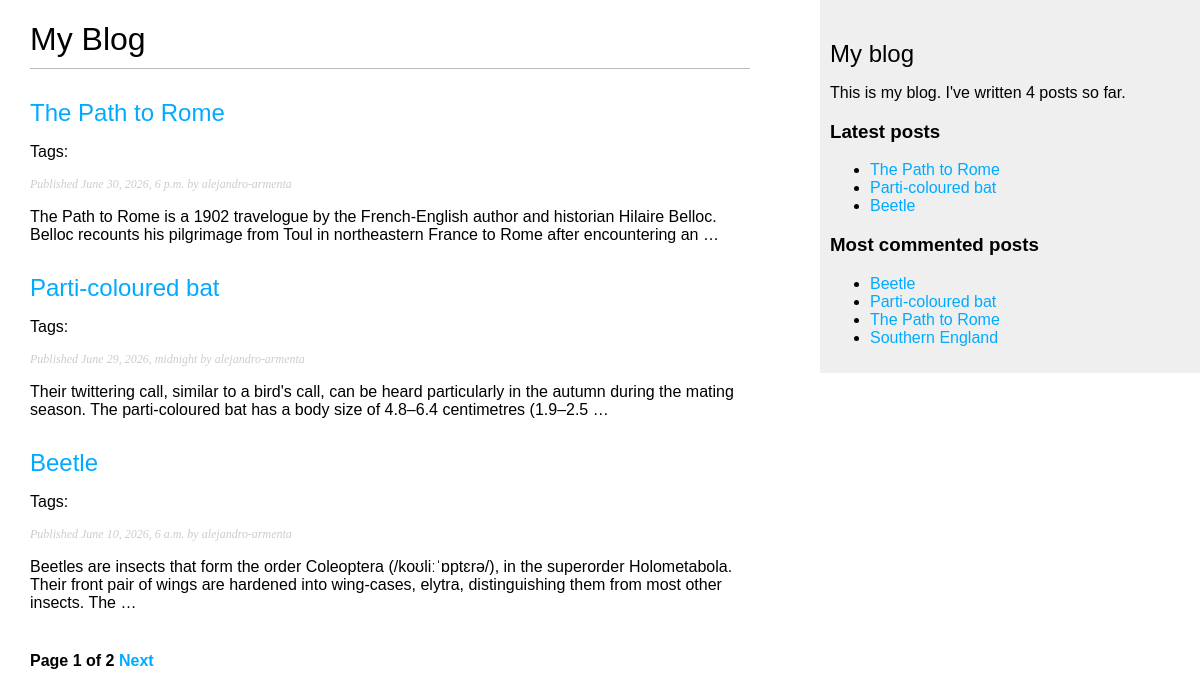
Before: /blog/ with the older database file.
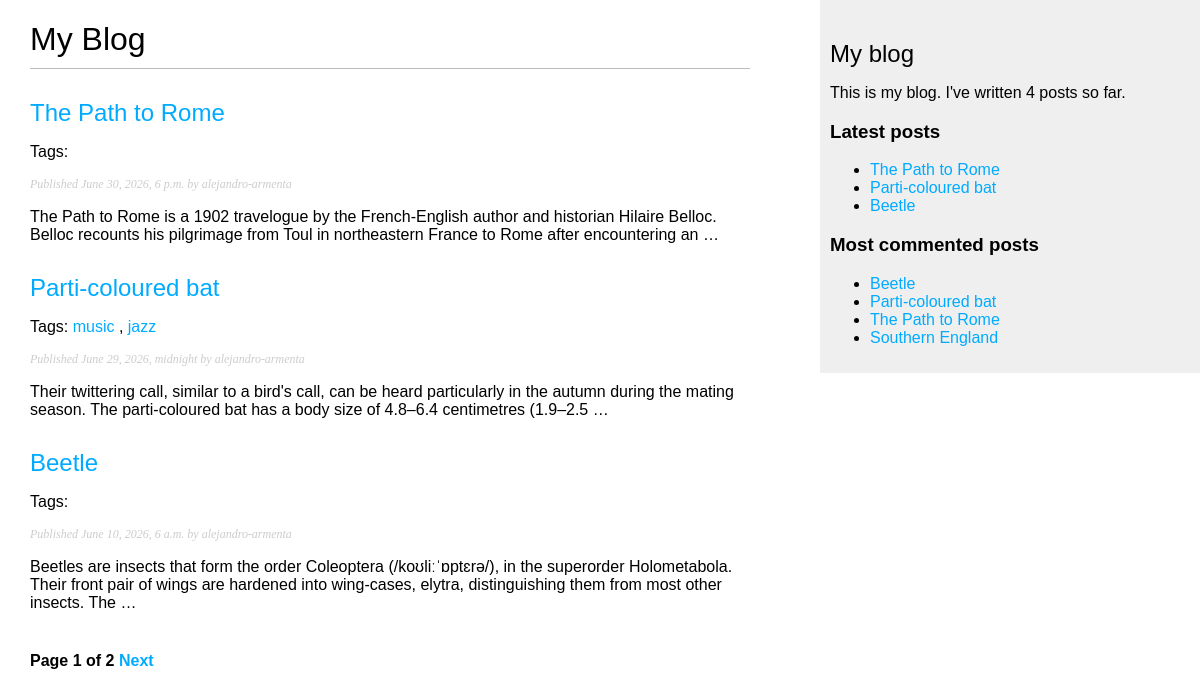
After: the same page with the newer database file.
### blog/models.py (models this page shows, shortened)
class Post(models.Model):
    class Status(models.TextChoices):
        DRAFT = "DF", "Draft"
        PUBLISHED = "PB", "Published"
    title = models.CharField(max_length=250)
    slug = models.SlugField(max_length=250, unique_for_date="publish")
    author = models.ForeignKey(
        settings.AUTH_USER_MODEL, on_delete=models.CASCADE, related_name="blog_posts"
    )
    body = models.TextField()
    publish = models.DateTimeField(default=timezone.now)
    created = models.DateTimeField(auto_now_add=True)
    updated = models.DateTimeField(auto_now=True)
    status = models.CharField(max_length=2, choices=Status, default=Status.DRAFT)
    objects = models.Manager()
    published = PublishedManager()
    tags = TaggableManager()
    class Meta:
        ordering = ["-publish"]
        indexes = [models.Index(fields=["-publish"])]
    def get_absolute_url(self):
        return reverse(
            "blog:post_detail",
            args=[
                self.publish.year,
                self.publish.month,
                self.publish.day,
                self.slug,
            ],
        )

### blog/views.py (the view)
# urls.py: path("", views.post_list, name="post_list"),
def post_list(request, tag_slug=None):
    post_list = Post.published.all()
    tag = None
    if tag_slug:
        tag = get_object_or_404(
            Tag,
            slug=tag_slug,
        )
        post_list = post_list.filter(tags__in=[tag])
    paginator = Paginator(post_list, 3)
    number = request.GET.get("page", 1)
    try:
        posts = paginator.page(number)
    except PageNotAnInteger:
        posts = paginator.page(1)
    except EmptyPage:
        posts = paginator.page(paginator.num_pages)
    return render(request, "blog/post/list.html", {"posts": posts, "tag": tag})

### blog/models.py (called while the page is built)
    def get_queryset(self):
        return super().get_queryset().filter(status=Post.Status.PUBLISHED)

### blog/templatetags/blog_tags.py (called while the page is built)
@register.filter(name="markdown")
def markdown_format(text):
    return mark_safe(markdown.markdown(text))

@register.simple_tag
def total_posts():
    return Post.published.count()

@register.inclusion_tag("blog/post/latest_posts.html")
def show_latest_posts(count=5):
    latest_posts = Post.published.order_by("-publish")[:count]
    return {"latest_posts": latest_posts}

@register.simple_tag
def get_most_commented_posts(count=5):
    return Post.published.annotate(total_comments=Count("comments")).order_by(
        "-total_comments"
    )[:count]

### blog/templates/blog/post/list.html (shortened to what this page needs)
{% extends "blog/base.html" %}
{% load blog_tags %}
{% block content %}
    <h1>My Blog</h1>
    {% for post in posts %}
        <h2>
            <a href="{{ post.get_absolute_url }}">
                {{ post.title }}
            </a>
        </h2>
        <p class="tags">
            Tags:
            {% for tag in post.tags.all %}
                <a href="{% url 'blog:post_list_by_tag' tag.slug %}">
                    {{ tag.name }}
                </a>
                {% if not forloop.last %},{% endif %}
            {% endfor %}
        </p>
        <p class="date">
            Published {{ post.publish }} by {{ post.author }}
        </p>
        {{ post.body|markdown|truncatewords_html:30 }}
    {% endfor %}
    {% include "pagination.html" with page=posts %}
{% endblock %}

### blog/templates/blog/base.html (shortened to what this page needs)
{% load blog_tags %}
{% load static %}
<!doctype html>
<html>
<head>
    <link href="{% static 'css/blog.css'%}" rel="stylesheet">
</head>
<body>
    <div id="content">
        {% block content %}
        {% endblock %}
    </div>
    <div id="sidebar">
        <h2>My blog</h2>
        <p>
            This is my blog.
            I've written {% total_posts %} posts so far.
        </p>
        <h3>Latest posts</h3>
        {% show_latest_posts 3 %}
        <h3>Most commented posts</h3>
        {% get_most_commented_posts as ale %}
        <ul>
            {% for post in ale %}
                <li>
                    <a href="{{ post.get_absolute_url }}">{{ post.title }}</a>
                </li>
            {% endfor %}
        </ul>
    </div>
</body>
</html>

### blog/templates/blog/post/latest_posts.html
<ul>
    {% for post in latest_posts %}
        <li>
            <a href="{{ post.get_absolute_url }}">{{ post.title }}</a>
        </li>
    {% endfor %}
</ul>

Changed rows visible on the page:
added Tag: name "music", shown under Post "Parti-coloured bat"
added Tag: name "jazz", shown under Post "Parti-coloured bat"
